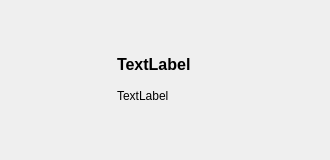
<?xml version="1.0" encoding="UTF-8"?>
<ui version="4.0">
 <class>CmdListViewItemWidget</class>
 <widget class="QWidget" name="CmdListViewItemWidget">
  <property name="geometry">
   <rect>
    <x>0</x>
    <y>0</y>
    <width>330</width>
    <height>160</height>
   </rect>
  </property>
  <property name="sizePolicy">
   <sizepolicy hsizetype="MinimumExpanding" vsizetype="MinimumExpanding">
    <horstretch>0</horstretch>
    <verstretch>0</verstretch>
   </sizepolicy>
  </property>
  <property name="minimumSize">
   <size>
    <width>330</width>
    <height>160</height>
   </size>
  </property>
  <property name="windowTitle">
   <string>Form</string>
  </property>
  <layout class="QHBoxLayout" name="horizontalLayout_2">
   <item>
    <layout class="QHBoxLayout" name="horizontalLayout">
     <item>
      <widget class="CVImageWidget" name="wgtImg" native="true">
       <property name="sizePolicy">
        <sizepolicy hsizetype="Fixed" vsizetype="Fixed">
         <horstretch>0</horstretch>
         <verstretch>0</verstretch>
        </sizepolicy>
       </property>
       <property name="minimumSize">
        <size>
         <width>100</width>
         <height>100</height>
        </size>
       </property>
       <property name="maximumSize">
        <size>
         <width>100</width>
         <height>100</height>
        </size>
       </property>
      </widget>
     </item>
     <item>
      <layout class="QVBoxLayout" name="verticalLayout">
       <item>
        <spacer name="verticalSpacer_2">
         <property name="orientation">
          <enum>Qt::Vertical</enum>
         </property>
         <property name="sizeHint" stdset="0">
          <size>
           <width>20</width>
           <height>40</height>
          </size>
         </property>
        </spacer>
       </item>
       <item>
        <widget class="QLabel" name="lblTitle">
         <property name="sizePolicy">
          <sizepolicy hsizetype="MinimumExpanding" vsizetype="MinimumExpanding">
           <horstretch>0</horstretch>
           <verstretch>0</verstretch>
          </sizepolicy>
         </property>
         <property name="minimumSize">
          <size>
           <width>200</width>
           <height>0</height>
          </size>
         </property>
         <property name="font">
          <font>
           <pointsize>12</pointsize>
           <weight>75</weight>
           <bold>true</bold>
          </font>
         </property>
         <property name="text">
          <string>TextLabel</string>
         </property>
        </widget>
       </item>
       <item>
        <widget class="QLabel" name="lblProp">
         <property name="sizePolicy">
          <sizepolicy hsizetype="MinimumExpanding" vsizetype="MinimumExpanding">
           <horstretch>0</horstretch>
           <verstretch>0</verstretch>
          </sizepolicy>
         </property>
         <property name="minimumSize">
          <size>
           <width>200</width>
           <height>0</height>
          </size>
         </property>
         <property name="text">
          <string>TextLabel</string>
         </property>
        </widget>
       </item>
       <item>
        <spacer name="verticalSpacer">
         <property name="orientation">
          <enum>Qt::Vertical</enum>
         </property>
         <property name="sizeHint" stdset="0">
          <size>
           <width>20</width>
           <height>40</height>
          </size>
         </property>
        </spacer>
       </item>
      </layout>
     </item>
    </layout>
   </item>
  </layout>
 </widget>
 <customwidgets>
  <customwidget>
   <class>CVImageWidget</class>
   <extends>QWidget</extends>
   <header>cvimagewidget.h</header>
   <container>1</container>
  </customwidget>
 </customwidgets>
 <resources/>
 <connections/>
</ui>
